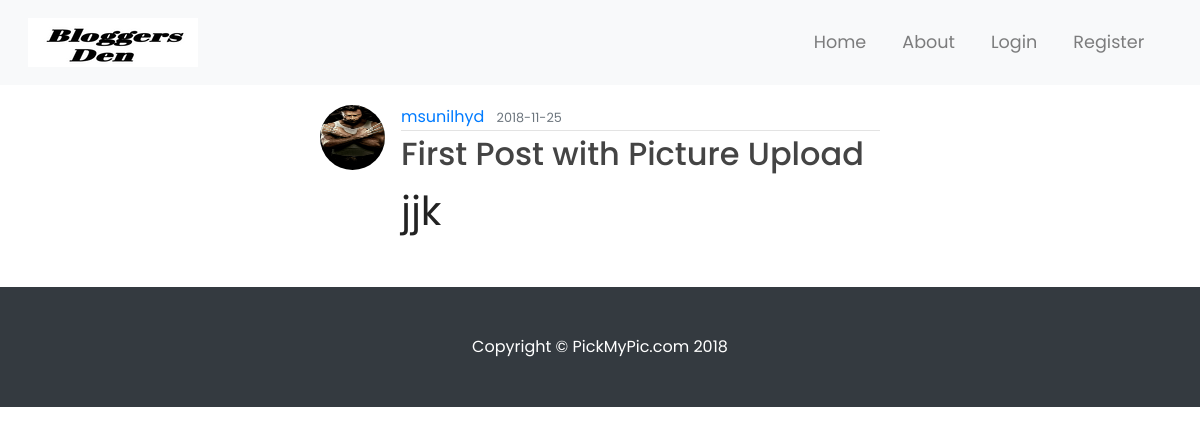
/post/1, run on the app's committed database.
### flaskBlog/models.py (models this page shows, shortened)
class User(db.Model, UserMixin):
	id = db.Column(db.Integer, primary_key=True)
	username = db.Column(db.String(20), unique=True, nullable=False)
	email = db.Column(db.String(20), unique=True, nullable=False)
	image_file = db.Column(db.String(20), nullable=False, default='default.jpg')
	password = db.Column(db.String(60), nullable=False)
	posts = db.relationship('Post', backref='author', lazy=True)

class Post(db.Model):
	id = db.Column(db.Integer, primary_key=True)
	title = db.Column(db.String(100), nullable=False)
	date_posted = db.Column(db.DateTime(timezone=True), nullable=False, default=datetime.now)
	content = db.Column(db.Text, nullable=False)
	post_image_file = db.Column(db.String(30))
	user_id = db.Column(db.Integer, db.ForeignKey('user.id'), nullable=False)

### flaskBlog/routes.py (the view)
@app.route("/post/<int:post_id>")
def post(post_id):
	post = Post.query.get_or_404(post_id)
	return render_template('post.html', title=post.title, post=post)

### flaskBlog/templates/post.html (shortened to what this page needs)
{% extends "layout.html" %}
{% block content %}
  <article class="media content-section">
    <img class="rounded-circle article-img" src="{{ url_for('static', filename='profile_pics/' + post.author.image_file) }}">
    <div class="media-body">
      <div class="article-metadata">
        <a class="mr-2" href="{{ url_for('user_posts', username=post.author.username) }}">{{ post.author.username }}</a>
        <small class="text-muted">{{ post.date_posted.strftime('%Y-%m-%d') }}</small>
      </div>
      <h2 class="article-title">{{ post.title }}</h2>
      <p class="article-content">{{ post.content }}</p>
    </div>
  </article>
{% endblock content %}

### flaskBlog/static/main.css (style rules this page uses)
html, body { height: 100%; width: 100%; font-family: 'Poppins', sans-serif; color:#222; }
.content-section { background: #ffffff; padding: 20px 20px 20px 20px; margin-bottom: 10px; margin-right: 300px; margin-left: 300px; }
.article-title { color: #444444; }
.article-content { font-size: 2.5rem; }
.article-img { height: 65px; width: 65px; margin-right: 16px; }
.article-metadata { padding-bottom: 1px; margin-bottom: 4px; border-bottom: 1px solid #e3e3e3 }

### data on the page
User: image_file (placeholder picture), author.username "msunilhyd"
Post: date_posted "2018-11-25", title "First Post with Picture Upload", content "jjk"
